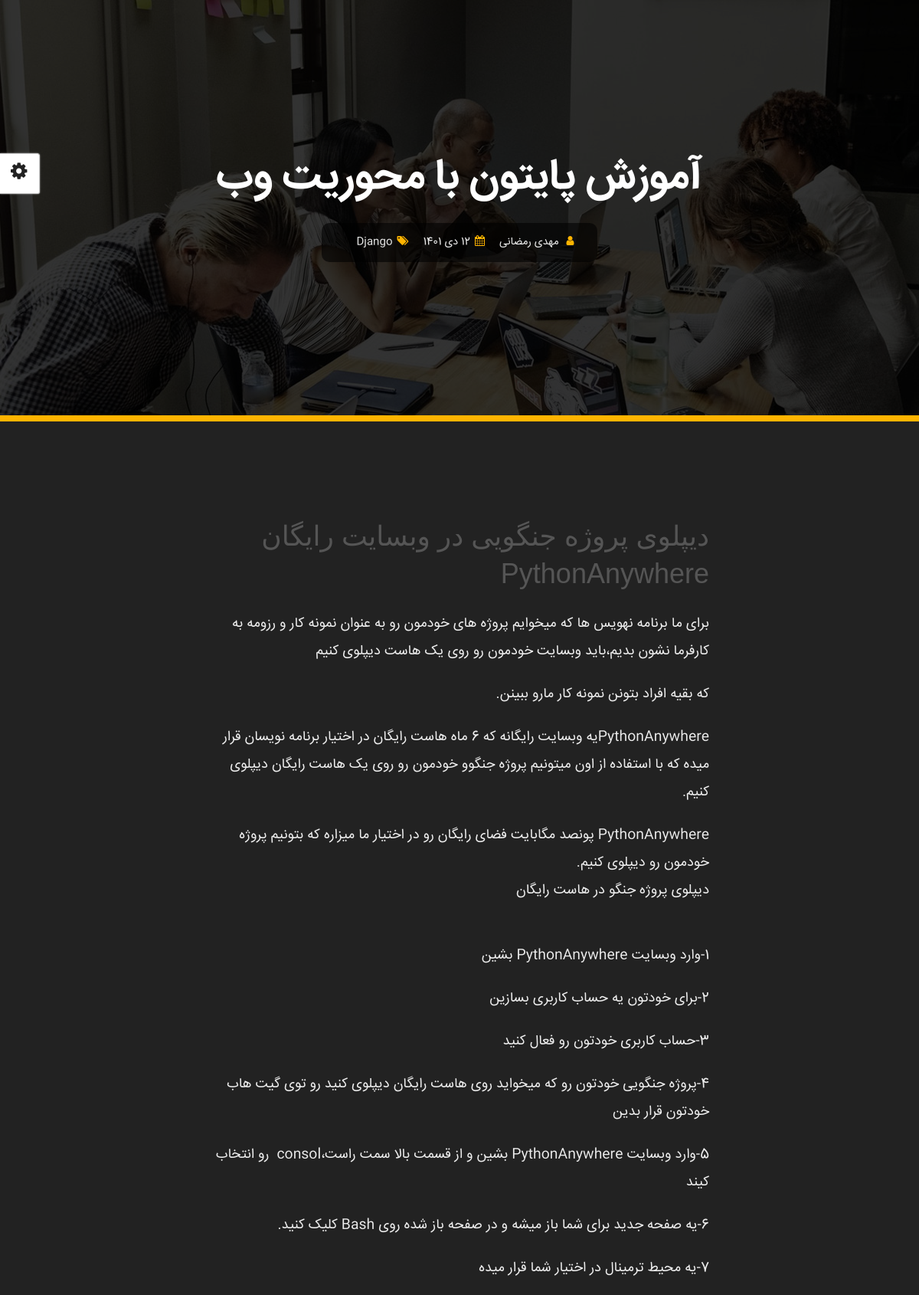
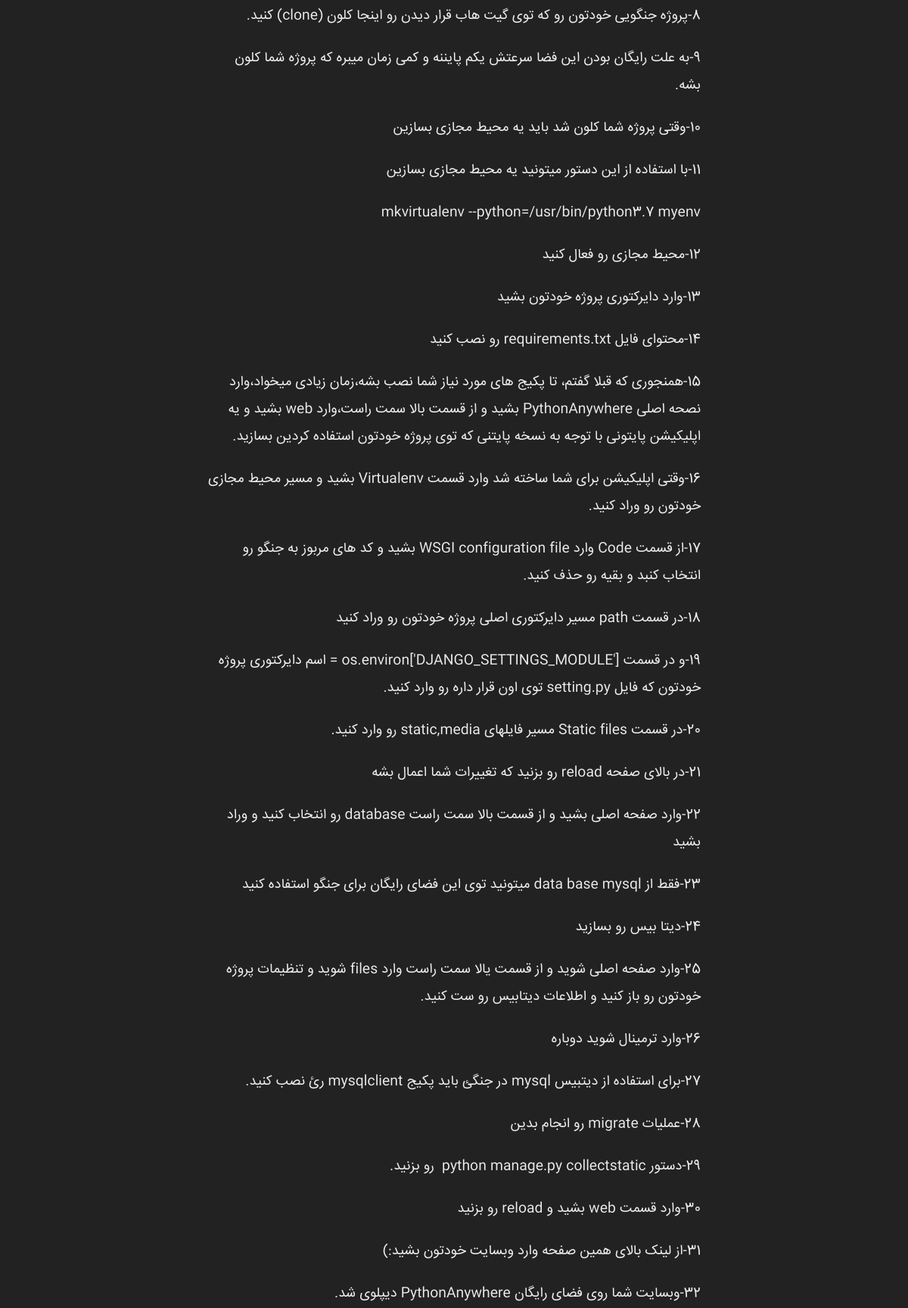
The app's page /mag/detail/mahdi-ramazani (upper part) with its own data (2 pictures, top to bottom).
### apps/Blog_app/models.py (models this page shows, shortened)
class Article(models.Model):
    auther=models.CharField(max_length=50,default="مهدی رمضانی")
    titel=models.CharField(max_length=200)
    tag=models.ManyToManyField(Tag,related_name="Article")
    image=models.ImageField(upload_to="media/mag/image")
    created=models.CharField(max_length=50)
    slug=models.SlugField()
    body=RichTextField()

class Tag(models.Model):
    name=models.CharField(max_length=100)
    created=models.DateTimeField(auto_now_add=True)
    def __str__(self):
        return self.name

### apps/Blog_app/views.py (the view)
# urls.py: path("detail/<slug:slug>",views.ArticleDetailView.as_view(),name="Blog-post")
class ArticleDetailView(DetailView):
    model = Article
    template_name = "Blog_app/blog-post.html"

### apps/Blog_app/templates/Blog_app/blog-post.html (shortened to what this page needs)
{% load static %}
<!DOCTYPE html>
<html lang="en">
<head>
    <link type="text/css" media="all" href="{% static "css/bootstrap.min.css" %}" rel="stylesheet">
    <link type="text/css" media="all" href="{% static "css/font-awesome.min.css" %}" rel="stylesheet">
    <link type="text/css" media="all" href="{% static "css/style.css" %}" rel="stylesheet">
    <link type="text/css" media="all" href="{% static "css/skins/yellow.css" %}" rel="stylesheet">
	<link rel="alternate stylesheet" type="text/css" title="blue" href="{% static "css/skins/blue.css" %}" />
    <link rel="alternate stylesheet" type="text/css" title="goldenrod" href="{% static "css/skins/goldrenrod.css" %}" />
    <link rel="alternate stylesheet" type="text/css" title="green" href="{% static "css/skins/green.css" %}" />
    <link rel="alternate stylesheet" type="text/css" title="magenta" href="{% static "css/skins/magenta.css" %}" />
    <link rel="alternate stylesheet" type="text/css" title="orange" href="{% static "css/skins/orange.css" %}" />
    <link rel="alternate stylesheet" type="text/css" title="red" href="{% static "css/skins/red.css" %}" />
    <link rel="alternate stylesheet" type="text/css" title="yellow" href="{% static "css/skins/yellow.css" %}" />
    <link rel="alternate stylesheet" type="text/css" title="yellowgreen" href="{% static "css/skins/yellowgreen.css" %}" />
    <link rel="stylesheet" type="text/css" href="{% static "css/styleswitcher.css" %}" />
</head>
<body class="dark blog">
	<div class="page">
        <div id="showSwitcher" class="styleSecondColor"><i class="fa fa-cog fa-spin"></i></div>
    <div class="wrapper">
		<div class="container-fluid page-title post-title">
			<div class="content-banner">
				<h2 class="text-center">
					<span> {{ object.titel }} </span>
				</h2>
				<div class="meta">
					<span><i class="fa fa-user"></i> <a > {{ object.auther }} </a></span>
					<span class="date"><i class="fa fa-calendar"></i>{{ object.created }}</span>
					<span><i class="fa fa-tags"></i>{{ object.tag.all.0 }}</span>
				</div>
			</div>
		</div>
		<div class="container">
			<div class="row">
				<div class="content">
					<article>
						<div class="blog-excerpt">
                            <p>{{ object.body | safe }}</p>
						</div>
					</article>
				</div>
			</div>
		</div>
    </div>
	</div>
</body>
</html>

### assets/css/style.css (style rules this page uses)
body, body * { font-family: iransans; direction: rtl !important; }
body, html { font-size: 100%; padding: 0; margin: 0; top: 0; left: 0; width: 100%; height: 100%; overflow: hidden; }
*, *:after, *:before { -webkit-box-sizing: border-box; -moz-box-sizing: border-box; box-sizing: border-box; }
body { color: #555; background: #fff; font-size: 0.9em; }
.container { margin: 0 auto; max-width: initial; max-width: 1170px; }
@media only screen and (min-width: 601px) { .container { width: 100%; } }
@media only screen and (min-width: 1025px) { .container { width: 100%; padding-left: 30px; padding-right: 30px; } }
@media only screen and (min-width: 1199px) { .container { width: 100%; } }
body.dark, body.dark .navigation, body.dark .resume-items .item .bullet, body.dark #main>section, body.blog.dark, body.dark #home .home-content, body.dark .carousel-controls, body.dark .arrow { background: #222; }
body.dark .personal-info h6, body.dark .personal-info ul li span, body.dark .contact-container .contact .rightside h6, section#blog.dark article h4, body.blog.dark article h4, body.dark .main-text h1, body.light.dark-header .main-text h1, body.dark .project-details, body.dark section#blog article h4, body.dark section#blog .meta span, body.dark .resume-container h6, body.dark .resume-items .item .card-header, body.dark .resume-items .item a:before, body.dark .skills li, body.dark .skill-text, body.dark .page-title h2, body.dark .contact-container .contact .leftside h6, body.dark .title-section { color: #fff; }
body.dark .comments-form .form-group i, body.dark .contact-container .contact .rightside form .form-group i, body.dark .main-text h3, body.light.dark-header .main-text h3, body.dark p, body.light.dark-header .main-text p, body.dark .personal-info ul li, body.dark .contact-container .contact .leftside, body.dark .navigation a { color: #eee; }
body.blog.dark p, body.blog.dark .meta span { color: #eee; }
body.blog.dark .meta, body.blog .container-fluid.page-title .meta { background: rgba(0, 0, 0, .6) !important; }
.page { position: relative; height: 100%; }
.animated { animation-duration: 1s; animation-fill-mode: both; opacity: 1; }
.page-title h2 { font-size: 55px; position: relative; z-index: 0; margin-bottom: 0; color: #555; font-family: iransans-bold !important; }
.page-title h2 span { font-family: iransans-bold !important; }
.blog-excerpt { text-align: right }
body.blog .content { padding: 0 24px; margin: 0 auto; max-width: 700px; }
body.blog { background-color: #fff; overflow: auto; }
body.blog .container-fluid.page-title { background-repeat: no-repeat; background-position: center top; background-image: url(../img/blog/banner.jpg); padding: 0; margin-bottom: 60px; }
body.blog .container-fluid.page-title .content-banner { background-color: rgba(0, 0, 0, .8); padding: 200px 30px; width: 100%; text-align: center; }
body.blog .container-fluid.page-title .content-banner h2, body.blog .container-fluid.page-title .meta { color: #fff; }
body.blog .container-fluid.page-title .meta { background: rgba(0, 0, 0, .6) !important; }
body.blog .container-fluid.page-title .content-banner h2 span { color: #fff !important; }
.post-title .meta { background: transparent !important; }
body.blog article { margin-bottom: 60px; }
body.blog p { line-height: 2; margin: 20px 0 0; text-align: justify }
body.blog .meta { clear: both; padding: 15px 30px; font-size: 14px; border-radius: 10px; display: inline-block; margin-top: 25px; background: #eee !important; }
body.blog .meta span { margin-left: 15px; display: inline-block; }
body.blog .meta i { padding-left: 6px; }

### assets/css/skins/yellow.css (style rules this page uses)
.nav-container>div>ul li.active a, .nav-container>div>ul li:hover a, .btn.btn-secondary, .page-title h2 span, .back-mobile, .project-info-container .projects-info h3, .meta a, .meta i, .main-text h1 span, .badges h3 span, section#blog article h4:hover, body.dark section#blog article h4:hover, body.dark.blog article a h4:hover, .contact-container .contact .rightside h6 i, .page-title h2 span:nth-child(2), .skill-title, .custom-list h6 i, .blog article h4:hover, .comments-list .comment-reply, body.blog.dark .comments-list .comment-reply:hover, .contact-container ul.social-intro li a, .navigation li a i, .resume-items .item .card-header .year i.fa-caret-left, .badges h3 span, .chart-bar>.percent { color: #ffb400; }
body.blog .container-fluid.page-title .content-banner { border-bottom: 8px solid #ffb400; }

### records on screen
Article: titel "آموزش پایتون با محوریت وب", auther "مهدی رمضانی", created "12 دی 1401", tag.all.0 "Django", body "دیپلوی پروژه جنگویی در وبسایت رایگان PythonAnywhere برای ما برنامه نهویس ها که میخوایم پروژه های خودمون رو به عنوان نمونه کار و رزومه به کارفرما نشون بدیم،باید وبسایت خودمون رو روی یک هاست دیپلوی کنیم که بقیه افراد بتونن نمونه کار مارو ببینن. PythonAnywhereیه وبسایت رایگانه که 6 ماه هاست رایگان در اختیار برنامه نویسان قرار میده که با استفاده از اون میتونیم پروژه جنگوو خودمون رو روی یک هاست رایگان دیپلوی کنیم. PythonAnywhere پونصد مگابایت فضای رایگان رو در اختیار ما میزاره که بتونیم پروژه خودمون رو دیپلوی کنیم. دیپلوی پروژه جنگو در هاست رایگان 1-وارد وبسایت PythonAnywhere بشین 2-برای خودتون یه حساب کاربری بسازین 3-حساب کاربری خودتون رو فعال کنید 4-پروژه جنگویی خودتون رو که میخواید روی هاست…"
